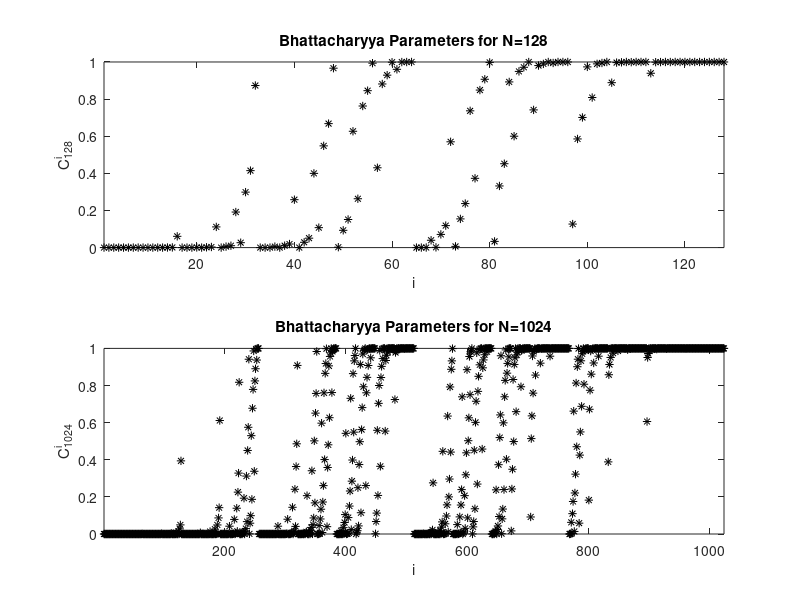

This figure's MATLAB source:
clc;
clear all;

% 初始化参数
indx = 1:10;
N = 2.^indx;
C = zeros(max(N), max(N));
C(1, 1) = 1 - 0.5; % 初始化第一个巴氏参数,其alpha=0.5

% 计算巴氏参数
for idx = 1:length(indx)
    N0 = N(idx);
    for j = 1:N0/2 
        C(N0, 2*j-1) = C(N0/2, j)^2;
        C(N0, 2*j) = 2*C(N0/2, j) - C(N0/2, j)^2;
    end
end

figure;


N0 = 128;
subplot(2, 1, 1); % 创建两个子图中的第一个
plot(1:N0, C(N0, 1:N0), 'k*');
axis([1 N0, 0 1]);
xlabel('i');
ylabel(['C_{', num2str(N0), '}^i']);
title(['Bhattacharyya Parameters for N=', num2str(N0)]);


N0 = 1024;
subplot(2, 1, 2); % 创建两个子图中的第二个
plot(1:N0, C(N0, 1:N0), 'k*');
axis([1 N0, 0 1]);
xlabel('i');
ylabel(['C_{', num2str(N0), '}^i']);
title(['Bhattacharyya Parameters for N=', num2str(N0)]);